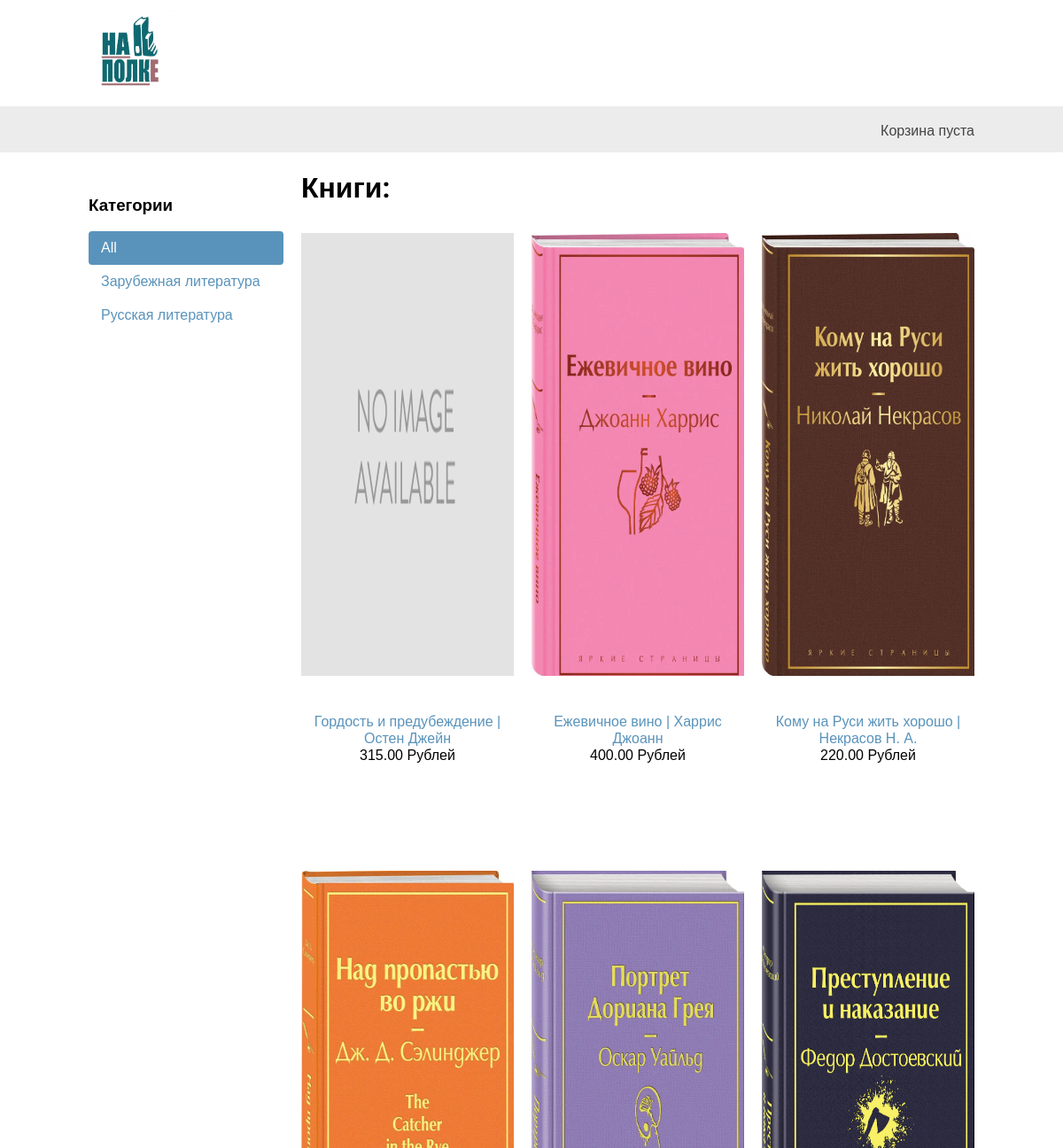
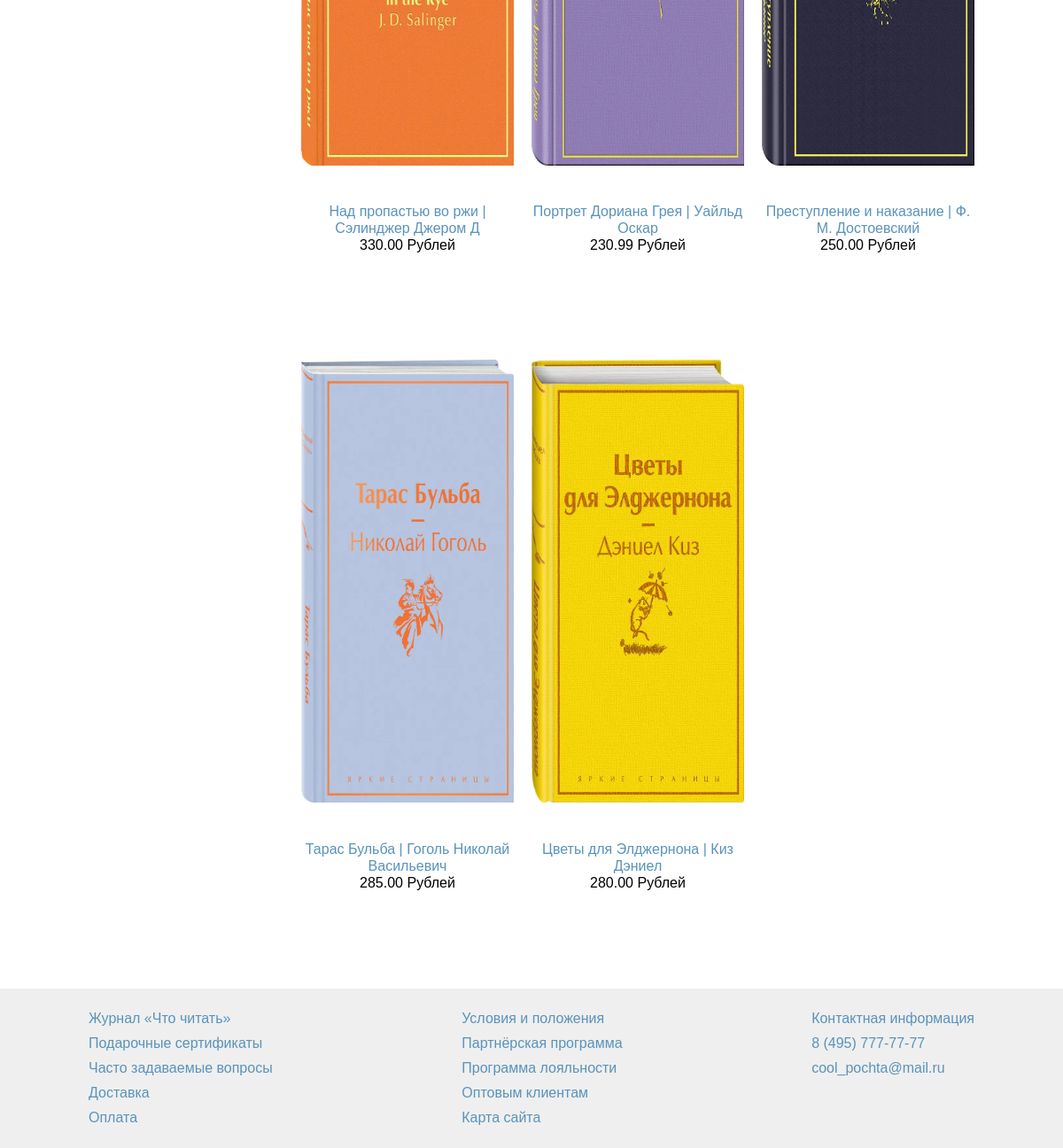
The page / on the database its author committed (2 pictures, top to bottom).
### shop/models.py (models this page shows, shortened)
class Category(models.Model):
    name = models.CharField(max_length=200, db_index=True)
    slug = models.SlugField(max_length=200, db_index=True, unique=True)
    class Meta:
        ordering = ('name',)
        verbose_name = 'Категория'
        verbose_name_plural = 'Категории'
    def get_absolute_url(self):
        return reverse('shop:product_list_by_category',
                        args=[self.slug])

class Product(models.Model):
    category = models.ForeignKey(Category, related_name='products')
    name = models.CharField(max_length=200, db_index=True)
    slug = models.SlugField(max_length=200, db_index=True)
    image = models.ImageField(upload_to='products/%Y/%m/%d', blank=True)
    description = models.TextField(blank=True)
    price = models.DecimalField(max_digits=10, decimal_places=2)
    stock = models.PositiveIntegerField()
    available = models.BooleanField(default=True)
    created = models.DateTimeField(auto_now_add=True)
    updated = models.DateTimeField(auto_now=True)
    class Meta:
        ordering = ('name',)
        index_together = (('id', 'slug'),)
    def get_absolute_url(self):
        return reverse('shop:product_detail',
                        args=[self.id, self.slug])

### shop/views.py (the view)
# urls.py: url(r'^$', views.product_list, name='product_list'),
def product_list(request, category_slug=None):
    category = None
    categories = Category.objects.all()
    products = Product.objects.filter(available=True)
    if category_slug:
        category = get_object_or_404(Category, slug=category_slug)
        products = products.filter(category=category)
    return render(request,
                  'shop/product/list.html',
                  {'category': category,
                   'categories': categories,
                   'products': products})

### cart/cart.py (called while the page is built)
    def __len__(self):
        return sum(item['quantity'] for item in self.cart.values())

### cart/context_processors.py (called while the page is built)
def cart(request):
    return {'cart': Cart(request)}

### shop/templates/shop/product/list.html (shortened to what this page needs)
{% extends "shop/base.html" %}
{% load static %}
{% block content %}
  <div id="sidebar">
    <h3>Категории</h3>
    <ul>
      <li {% if not category %}class="selected"{% endif %}>
        <a href="{% url "shop:product_list" %}">All</a>
      </li>
      {% for c in categories %}
        <li {% if category.slug == c.slug %}class="selected"{% endif %}>
          <a href="{{ c.get_absolute_url }}">{{ c.name }}</a>
        </li>
      {% endfor %}
    </ul>
  </div>
  <div id="main" class="product-list">
    <h1>{% if category %}{{ category.name }}{% else %}Книги:{% endif %}</h1>
    {% for product in products %}
      <div class="item">
        <a href="{{ product.get_absolute_url }}">
          <img class="product-photo" src="{% if product.image %}{{ product.image.url }}{% else %}{% static "img/no_image.png" %}{% endif %}">
        </a>
        <div class="product-info">
            <a href="{{ product.get_absolute_url }}">{{ product.name }}</a><br>
            {{ product.price }} Рублей
        </div>
      </div>
    {% endfor %}
    </div>
{% endblock %}

### shop/templates/shop/base.html (shortened to what this page needs)
{% load static %}
<!DOCTYPE html>
<html>
  <head>
    <link href="../static/css/base.css" rel="stylesheet" />
  </head>
  <body>
    <div id="header">
      <a href="/" class="logo"><img class="logo-img" src="../../static/img/2927359.jpg" alt="Logo" /></a>
    </div>
    <div id="subheader">
      <div class="cart">
        {% with total_items=cart|length %}
        {% if cart|length > 0 %}
        Корзина:
        <a href="{% url "cart:cart_detail" %}">
        {{ total_items }} item{{ total_items|pluralize }},
        {{ cart.get_total_price }} Рублей
        </a>
        {% else %}
        Корзина пуста
        {% endif %}
        {% endwith %}
       </div>
    </div>
    <div id="content">{% block content %} {% endblock %}</div>
    <div class="footer-d-menu">
      <div class="footer-d-menu__left">
        <div class="footer-d-menu__item">
          <a href="#" class="footer-d-menu__link smartLink"> Журнал «Что читать» </a>
        </div>
        <div class="footer-d-menu__item">
          <a href="#" class="footer-d-menu__link smartLink"> Подарочные сертификаты </a>
        </div>
        <div class="footer-d-menu__item"><a href="#" class="footer-d-menu__link smartLink"> Часто задаваемые вопросы </a>
        </div>
        <div class="footer-d-menu__item"><a href="#" class="footer-d-menu__link smartLink"> Доставка </a>
        </div>
        <div class="footer-d-menu__item"><a href="#" class="footer-d-menu__link smartLink"> Оплата </a>
        </div>
      </div>
      <div class="footer-d-menu__center"><div class="footer-d-menu__center-inner">
        <div class="footer-d-menu__item">
          <a href="#" class="footer-d-menu__link smartLink"> Условия и положения </a>
        </div>
        <div class="footer-d-menu__item"><a href="#" class="footer-d-menu__link smartLink"> Партнёрская программа </a>
        </div><div class="footer-d-menu__item"><a href="#" class="footer-d-menu__link smartLink"> Программа лояльности </a>
        </div>
        <div class="footer-d-menu__item">
          <a href="#" class="footer-d-menu__link smartLink"> Оптовым клиентам </a>
        </div>
        <div class="footer-d-menu__item"><a href="#" class="footer-d-menu__link smartLink"> Карта сайта </a>
        </div>
      </div>
    </div>
    <div class="footer-d-menu__right">
      <div class="footer-d-menu__right-inner">
        <div class="footer-d-menu__item">
          <a href="#" class="footer-d-menu__link smartLink"> Контактная информация </a>
        </div>
        <div class="footer-d-menu__item"><a href="tel:8 (800) 333-65-23" class="footer-d-menu__link">8 (495) 777-77-77</a>
        </div>
        <div class="footer-d-menu__item"><a href="mailto:imarket@book24.ru" class="footer-d-menu__link">cool_pochta@mail.ru</a>
        </div>
      </div>
    </div>
  </div>
  </body>
</html>

### shop/static/css/base.css (style rules this page uses)
body { margin:0; padding:0; font-family:helvetica, sans-serif; }
h1, h2, h3, h4, h5 , h6 { font-family: 'Roboto', sans-serif; }
a { text-decoration:none; color:#5993bb; }
#header { padding:10px 100px; font-size:18px; overflow:auto; }
#subheader { background:#ececec; color:#444; padding:15px 100px; overflow:auto; }
#header .logo { font-family: 'Ubuntu', sans-serif; float:left; color:#333; font-size:22px; margin-right:10%; background-image: url(/../img/2927359.jpg); }
#subheader .cart { float:right; padding-top:4px; }
#content { padding:0 100px; overflow:hidden; }
#sidebar { width:220px; padding:30px 20px 0 0; float:left; }
#sidebar ul { margin:0; padding:0; }
#sidebar ul li { margin:0; list-style:none; padding:10px 14px; }
#sidebar ul li a { display:block; }
#sidebar ul li.selected { background:#5993bb; border-radius:4px; }
#sidebar ul li.selected a { color:#fff; }
#main { float:left; width: 96%; margin-right:-220px; overflow:hidden; }
.product-list .item { width:25%; padding:10px 20px 10px 0; float:left; text-align:center; line-height:1.2; }
.product-list .item img { width:100%; margin-bottom:8px; }
.logo-img { display: flex; justify-content: flex-end; height: 100px; width: 100px; }
.product-photo { width: 100px; height: 500px; }
.product-info { padding-top: 30px; margin-bottom: 100px; }
.footer-d-menu { background-color: #efefef; padding-top: 20px; padding-left: 100px; padding-right: 100px; padding-bottom: 20px; display: flex; justify-content: space-between; }
.footer-d-menu__item { padding-top: 5px; padding-bottom: 5px; transition-duration: 0.2s; transition-delay: 0.2s; }

### rows shown on the page
Category: name "Зарубежная литература"
Category: name "Русская литература"
Product: name "Гордость и предубеждение | Остен Джейн", price "315.00"
Product: image (picture), name "Ежевичное вино | Харрис Джоанн", price "400.00"
Product: image (picture), name "Кому на Руси жить хорошо | Некрасов Н. А.", price "220.00"
Product: image (picture), name "Над пропастью во ржи | Сэлинджер Джером Д", price "330.00"
Product: image (picture), name "Портрет Дориана Грея | Уайльд Оскар", price "230.99"
Product: image (picture), name "Преступление и наказание | Ф. М. Достоевский", price "250.00"
Product: image (picture), name "Тарас Бульба | Гоголь Николай Васильевич", price "285.00"
Product: image (picture), name "Цветы для Элджернона | Киз Дэниел", price "280.00"
